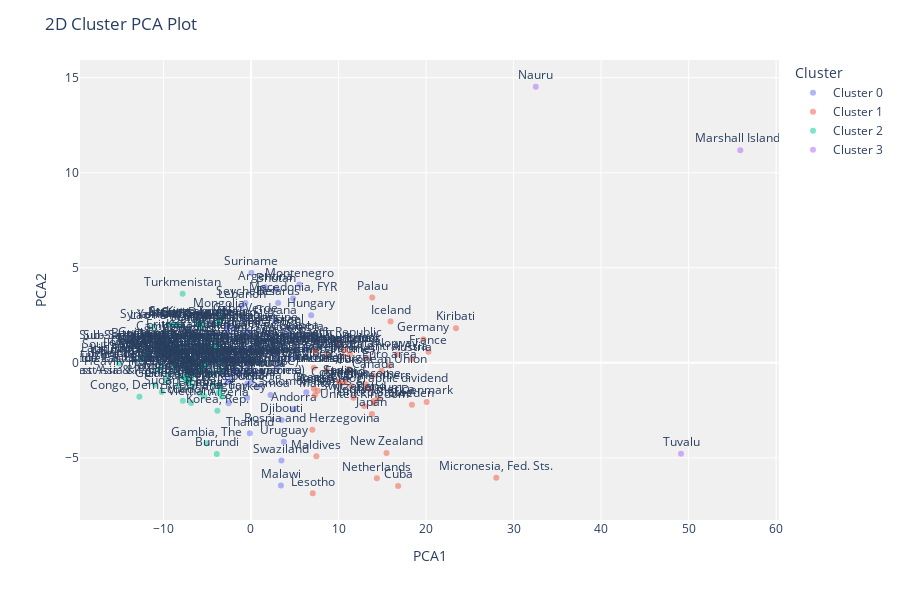

The code cell stored with this chart in its notebook:
### Code cell
plot_model(kmeans, feature = 'Country Name', label=True)

### Figure 1 — Plotly figure (JSON) as saved in the notebook; plotly's stock layout.template omitted (floating-point values rounded to 4 significant figures)
{"data": [{"hovertemplate": "Cluster=Cluster 0<br>PCA1=%{x}<br>PCA2=%{y}<br>Label=%{text}<extra></extra>", "legendgroup": "Cluster 0", "marker": {"color": "#636efa", "opacity": 0.5, "symbol": "circle"}, "mode": "markers+text", "name": "Cluster 0", "orientation": "v", "showlegend": true, "text": ["Honduras", "Dominica", "Djibouti", "Samoa", "San Marino", "Sao Tome and Principe", "Colombia", "Chile", "Cabo Verde", "Solomon Islands", "Bulgaria", "South Africa", "Brazil", "Botswana", "Bolivia", "Bhutan", "Belarus", "Barbados", "St. Lucia", "St. Vincent and the Grenadines", "Russian Federation", "Suriname", "Romania", "Estonia", "Moldova", "Malawi", "Monaco", "Macedonia, FYR", "Lithuania", "Lebanon", "Latvia", "Montenegro", "Mozambique", "Namibia", "Jordan", "Israel", "Nicaragua", "Hungary", "Guyana", "Grenada", "Panama", "Papua New Guinea", "Poland", "El Salvador", "Argentina", "Seychelles", "Swaziland", "Small states", "Tonga", "Vanuatu", "Pacific island small states", "Other small states", "Tunisia", "East Asia & Pacific", "Turkey", "Ukraine", "Antigua and Barbuda", "Europe & Central Asia (IDA & IBRD countries)", "Latin America & the Caribbean (IDA & IBRD countries)", "Latin America & Caribbean (excluding high income)", "Latin America & Caribbean", "Europe & Central Asia (excluding high income)", "Thailand", "Uruguay", "Central Europe and the Baltics", "Algeria", "Andorra"], "textposition": "top center", "type": "scatter", "x": [0.05238, -0.6963, 3.496, 2.239, 2.997, -1.983, 5.269, -2.982, -0.5993, 6.323, 0.9043, -0.4167, -1.833, -1.687, -0.8537, 2.885, 3.097, 0.5413, -1.785, -0.5138, -0.3639, 0.04058, 0.7748, 3.712, 4.883, 3.421, -2.012, 4.812, 3.398, -1.059, -0.1505, 5.522, -1.542, 2.475, 6.379, 4.232, -0.4235, 6.877, 2.763, -2.71, 6.183, 1.736, 2.892, 0.4067, 1.655, -0.6367, 3.478, -2.803, 0.6882, -2.68, 2.521, -2.678, -2.26, 3.732, -0.4374, 0.6817, -2.79, 0.1883, -2.335, -2.079, -2.087, -0.5707, -0.1308, 3.753, 5.197, -2.564, 4.883], "xaxis": "x", "y": [-1.006, 1.531, -3.002, -1.688, -0.274, 1.791, 1.336, 0.1609, 2.254, -1.547, 0.573, 0.1136, -0.4294, -0.4538, -0.5171, 3.857, 3.149, -0.5684, 0.0313, -0.06758, 1.658, 4.734, -1.239, 1.264, 0.2593, -6.449, -0.4155, 3.387, 0.9532, 2.993, 0.8003, 4.121, 1.914, 0.576, 0.7145, 1.7, -1.096, 2.507, 2.186, 1.923, 0.6587, 1.377, 0.2418, -0.5632, 3.974, 3.143, -5.131, 1.503, 0.2304, -0.9892, 0.5194, 1.781, -0.841, 0.9928, -1.831, 1.16, -0.6085, 0.7464, 0.1389, 0.1293, 0.09429, 0.6821, -3.707, -4.153, 0.7127, -2.13, -2.434], "yaxis": "y"}, {"hovertemplate": "Cluster=Cluster 1<br>PCA1=%{x}<br>PCA2=%{y}<br>Label=%{text}<extra></extra>", "legendgroup": "Cluster 1", "marker": {"color": "#EF553B", "opacity": 0.5, "symbol": "circle"}, "mode": "markers+text", "name": "Cluster 1", "orientation": "v", "showlegend": true, "text": ["Micronesia, Fed. Sts.", "Kiribati", "Finland", "France", "United Kingdom", "Germany", "Malta", "Greece", "Portugal", "Austria", "European Union", "Japan", "Australia", "Norway", "Netherlands", "United States", "Iceland", "Italy", "High income", "New Zealand", "Palau", "World", "Sweden", "Cuba", "Switzerland", "Slovak Republic", "Post-demographic dividend", "Serbia", "Spain", "Lesotho", "Europe & Central Asia", "Maldives", "Costa Rica", "Canada", "OECD members", "Croatia", "Ireland", "North America", "Czech Republic", "Denmark", "Euro area", "Belgium", "Slovenia", "Bosnia and Herzegovina", "Luxembourg"], "textposition": "top center", "type": "scatter", "x": [28.03, 23.42, 10.73, 20.27, 12.93, 19.69, 7.314, 7.186, 11.14, 18.37, 14.94, 13.81, 8.675, 16.67, 14.38, 14.06, 15.95, 11.48, 13.14, 15.48, 13.86, 8.629, 18.39, 16.81, 11.69, 7.348, 13.81, 7.647, 10.04, 7.061, 13.23, 7.473, 10.22, 13.95, 13.11, 10.48, 7.171, 14.03, 10.21, 20.07, 15.82, 14.6, 11.32, 7.014, 10.75], "xaxis": "x", "y": [-6.042, 1.823, -1.031, 0.5893, -2.266, 1.243, -1.694, -1.361, -0.3178, 0.2131, -0.4117, -2.687, -0.3697, 0.4447, -6.076, -2.128, 2.169, -1.221, -1.139, -4.743, 3.442, 0.3946, -2.201, -6.478, -1.834, 0.6291, -1.41, -1.462, -0.9687, -6.86, 0.2642, -4.919, -1.114, -0.668, -1.27, 0.3514, -0.2559, -2.006, 0.9973, -2.058, -0.1447, -1.868, 0.4399, -3.519, 0.6764], "yaxis": "y"}, {"hovertemplate": "Cluster=Cluster 2<br>PCA1=%{x}<br>PCA2=%{y}<br>Label=%{text}<extra></extra>", "legendgroup": "Cluster 2", "marker": {"color": "#00cc96", "opacity": 0.5, "symbol": "circle"}, "mode": "markers+text", "name": "Cluster 2", "orientation": "v", "showlegend": true, "text": ["Vietnam", "Morocco", "Nepal", "Myanmar", "Venezuela, RB", "Mongolia", "Uzbekistan", "United Arab Emirates", "Nigeria", "Sudan", "St. Kitts and Nevis", "Sri Lanka", "Syrian Arab Republic", "Tajikistan", "Tanzania", "Togo", "Singapore", "Sierra Leone", "Mexico", "Niger", "Senegal", "Trinidad and Tobago", "Rwanda", "Turkmenistan", "Uganda", "Qatar", "Philippines", "Peru", "Paraguay", "Pakistan", "Oman", "Saudi Arabia", "Mauritius", "Arab World", "Chad", "Upper middle income", "Albania", "Angola", "Armenia", "Azerbaijan", "Bahamas, The", "Bahrain", "Bangladesh", "Belize", "Benin", "Brunei Darussalam", "Burkina Faso", "Burundi", "Cambodia", "Cameroon", "Sub-Saharan Africa (IDA & IBRD countries)", "Sub-Saharan Africa (excluding high income)", "Sub-Saharan Africa", "South Asia (IDA & IBRD)", "Caribbean small states", "Early-demographic dividend", "East Asia & Pacific (excluding high income)", "East Asia & Pacific (IDA & IBRD countries)", "Heavily indebted poor countries (HIPC)", "Late-demographic dividend", "Least developed countries: UN classification", "Central African Republic", "Low & middle income", "Lower middle income", "Middle East & North Africa", "Middle East & North Africa (excluding high income)", "Middle East & North Africa (IDA & IBRD countries)", "Middle income", "Pre-demographic dividend", "South Asia", "Low income", "Mauritania", "Zambia", "Comoros", "Yemen, Rep.", "India", "Indonesia", "Iran, Islamic Rep.", "Jamaica", "Kazakhstan", "Kenya", "Korea, Rep.", "Kuwait", "Kyrgyz Republic", "Lao PDR", "Libya", "Madagascar", "Malaysia", "Mali", "China", "Guinea-Bissau", "Haiti", "Guatemala", "Congo, Dem. Rep.", "Congo, Rep.", "Cote d'Ivoire", "Cyprus", "Dominican Republic", "Ecuador", "Egypt, Arab Rep.", "Equatorial Guinea", "Eritrea", "Ethiopia", "Fiji", "Gabon", "Gambia, The", "Georgia", "Ghana", "Guinea"], "textposition": "top center", "type": "scatter", "x": [-6.838, -9.484, -7.482, -15.12, -8.01, -3.71, -4.344, -7.527, -12.09, -10.19, -5.982, -9.033, -8.35, -10.74, -6.705, -8.638, -10.78, -6.071, -4.863, -6.897, -7.129, -5.193, -4.537, -7.808, -7.41, -7.288, -10.38, -4.701, -3.326, -13.27, -5.783, -5.281, -7.184, -5.978, -8.74, -3.557, -5.666, -6.176, -8.888, -11.99, -3.473, -5.14, -12.28, -3.678, -6.759, -5.554, -3.593, -3.911, -9.836, -11.82, -5.726, -5.734, -5.726, -11.72, -3.534, -5.875, -7.339, -7.339, -6.779, -3.487, -8.473, -8.329, -5.03, -10.12, -4.755, -5.669, -5.669, -5.003, -8.804, -11.72, -6.935, -8.21, -3.718, -7.132, -9.084, -11.65, -12.54, -6.295, -4.276, -6.102, -7.506, -3.842, -5.757, -3.483, -11.16, -6.852, -6.318, -7.845, -4.999, -7.086, -10.53, -9.335, -7.28, -12.75, -8.322, -9.491, -4.343, -7.781, -7.791, -7.622, -6.339, -9.859, -5.805, -4.14, -9.644, -5.068, -10.27, -5.329, -10.95], "xaxis": "x", "y": [-2.105, -0.6743, -0.8378, -0.02834, 0.8229, 2.526, 1.29, -0.3688, 0.3171, -1.531, 2.123, 0.9368, 1.928, -0.3565, -1.212, -0.4796, 0.3453, 2.054, -0.6462, -0.8647, -0.4874, -0.1471, -0.5039, 3.631, -0.09849, 1.702, 0.6894, 0.41, -1.765, 0.152, 1.877, -0.005354, 0.2696, 0.06009, 2.007, 0.01429, -0.2991, 1.048, 0.2338, 0.6302, -0.4217, 1.019, 0.9293, -1.554, 0.2722, 2.037, -1.158, -4.8, 1.32, 0.4204, 0.8553, 0.8502, 0.8553, 0.3997, 0.4273, 0.5812, -0.9945, -0.9945, -0.5069, 0.03422, -0.09237, 0.5463, 0.05559, 0.4751, 0.4488, -0.3826, -0.3826, 0.06442, -0.176, 0.3997, -0.5258, 2.002, 2.118, 1.242, 1.973, 0.4388, 0.1599, -0.4299, 0.8183, 1.408, -0.6464, -2.522, 1.978, -1.335, 1.914, -0.8159, 0.8693, 0.02881, 1.498, -1.059, 1.029, 2.01, -0.01012, -1.788, -1.176, 0.8969, -1.13, -0.7418, -2.0, 0.8433, -0.05447, 1.437, -1.607, 0.8118, -0.9218, -4.23, -0.289, -1.758, -1.145], "yaxis": "y"}, {"hovertemplate": "Cluster=Cluster 3<br>PCA1=%{x}<br>PCA2=%{y}<br>Label=%{text}<extra></extra>", "legendgroup": "Cluster 3", "marker": {"color": "#ab63fa", "opacity": 0.5, "symbol": "circle"}, "mode": "markers+text", "name": "Cluster 3", "orientation": "v", "showlegend": true, "text": ["Nauru", "Tuvalu", "Marshall Islands"], "textposition": "top center", "type": "scatter", "x": [32.54, 49.14, 55.91], "xaxis": "x", "y": [14.53, -4.779, 11.19], "yaxis": "y"}], "layout": {"height": 600, "legend": {"title": {"text": "Cluster"}, "tracegroupgap": 0}, "margin": {"t": 60}, "plot_bgcolor": "rgb(240,240,240)", "title": {"text": "2D Cluster PCA Plot"}, "xaxis": {"anchor": "y", "domain": [0, 1], "title": {"text": "PCA1"}}, "yaxis": {"anchor": "x", "domain": [0, 1], "title": {"text": "PCA2"}}}}
